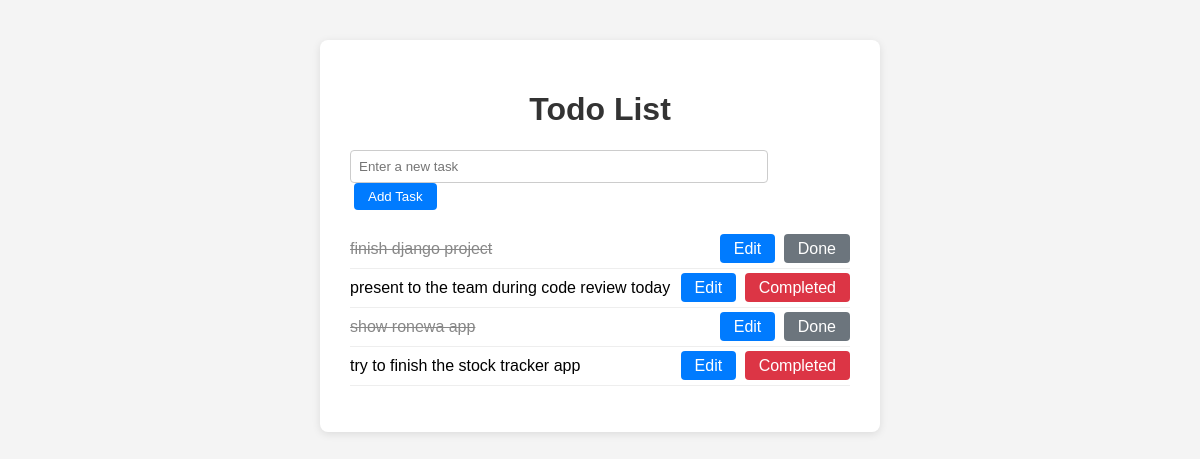
Before: / with the older database file.
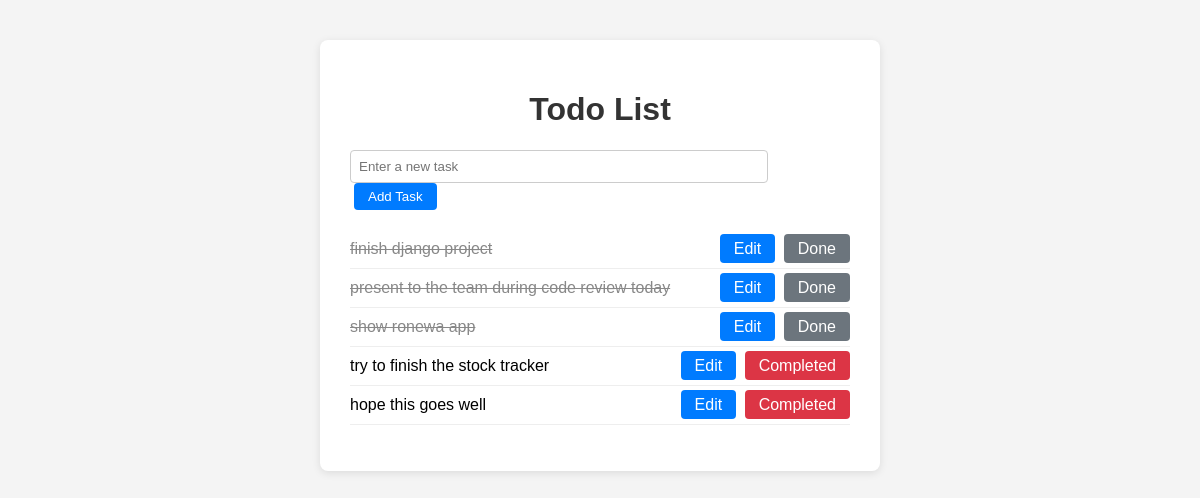
After: the same page with the newer database file.
### todos/models.py (models this page shows, shortened)
class Task(models.Model):
    title = models.CharField(max_length=255)
    completed = models.BooleanField(default=False)

### todos/views.py (the view)
# urls.py: path('', views.task_list, name='task_list'),
def task_list(request):
    tasks = Task.objects.all()  # removed .order_by('-created_at') since created_at no longer exists
    form = TaskForm()
    if request.method == 'POST':
        form = TaskForm(request.POST)
        if form.is_valid():
            form.save()
            return redirect('task_list')
    return render(request, 'todos/task_list.html', {'tasks': tasks, 'form': form})

### todos/forms.py
class TaskForm(forms.ModelForm):
    class Meta:
        model = Task
        fields = ['title']
        widgets = {
            'title': forms.TextInput(attrs={'class': 'form-control', 'placeholder': 'Enter a new task'}),
        }

### todos/templates/todos/task_list.html (shortened to what this page needs)
{% load static %}
<!DOCTYPE html>
<html lang="en">
<head>
    <link rel="stylesheet" href="{% static 'todos/style.css' %}">
</head>
<body>
    <div class="container">
        <h1>Todo List</h1>
        <form method="post">
            {{ form.title }}
            <button type="submit" class="btn">Add Task</button>
        </form>
        <ul class="task-list">
            {% for task in tasks %}
                <li class="task-item {% if task.completed %}completed{% endif %}">
                    <span>{{ task.title }}</span>
                    <span>
                        <a href="{% url 'task_update' task.pk %}" class="btn-edit">Edit</a>
                        {% if not task.completed %}
                        <a href="{% url 'task_completed' task.pk %}" class="btn-delete">Completed</a>
                        {% else %}
                        <span class="btn-cancel">Done</span>
                        {% endif %}
                    </span>
                </li>
            {% empty %}
                <li>No tasks yet.</li>
            {% endfor %}
        </ul>
    </div>
</body>
</html>

### todos/static/todos/style.css (style rules this page uses)
body { font-family: Arial, sans-serif; background: #f4f4f4; margin: 0; padding: 0; }
.container { max-width: 500px; margin: 40px auto; background: #fff; padding: 30px; border-radius: 8px; box-shadow: 0 2px 8px rgba(0,0,0,0.1); }
h1 { text-align: center; color: #333; }
form { margin-bottom: 20px; }
input[type="text"] { width: 80%; padding: 8px; margin-right: 10px; border: 1px solid #ccc; border-radius: 4px; }
.btn, .btn-edit, .btn-delete, .btn-cancel { padding: 6px 14px; border: none; border-radius: 4px; background: #007bff; color: #fff; cursor: pointer; text-decoration: none; margin-left: 4px; }
.btn-delete { background: #dc3545; }
.btn-cancel { background: #6c757d; }
.task-list { list-style: none; padding: 0; }
.task-item { display: flex; justify-content: space-between; align-items: center; padding: 10px 0; border-bottom: 1px solid #eee; }
.task-item.completed span:first-child { text-decoration: line-through; color: #888; }

Changed rows visible on the page:
changed Task "present to the team during code review today": completed "Completed" → "Done"
changed Task: title "try to finish the stock tracker app" → "try to finish the stock tracker"
added Task: title "hope this goes well", completed "Completed"
